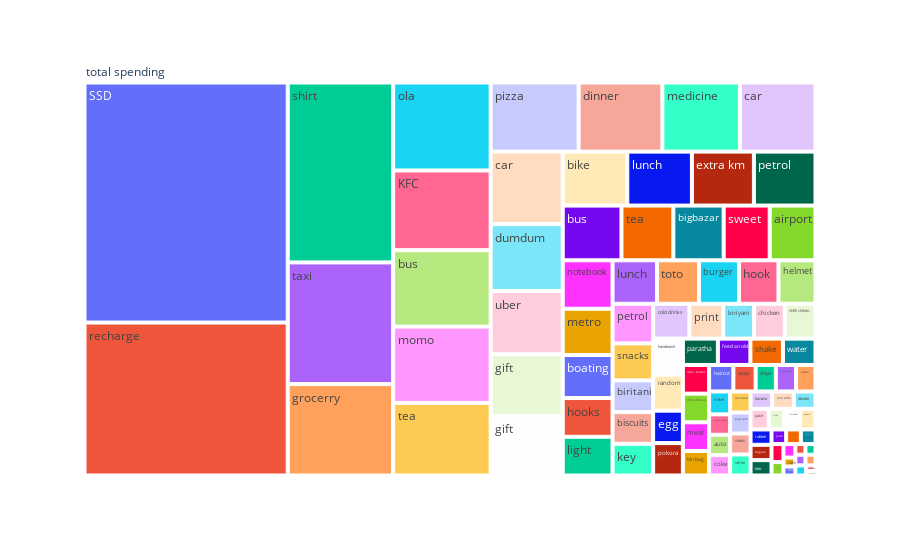

The cell this chart's notebook holds for it:
### Code cell
dummy_df = df.rename(columns = {'price' : 'total spending'})
fig = px.treemap(
    dummy_df, path = [px.Constant('total spending'), 'item_name'], 
    values = 'total spending'
)

fig.show()

### Figure 1 — Plotly figure (JSON) as saved in the notebook; plotly's stock layout.template omitted (floating-point values rounded to 4 significant figures)
{"data": [{"branchvalues": "total", "domain": {"x": [0, 1], "y": [0, 1]}, "hovertemplate": "labels=%{label}<br>total spending=%{value}<br>parent=%{parent}<br>id=%{id}<extra></extra>", "ids": ["total spending/KFC", "total spending/SSD", "total spending/Victoria pass", "total spending/airport", "total spending/auto", "total spending/banana", "total spending/beggar ", "total spending/bigbazar", "total spending/bike ", "total spending/bin bag ", "total spending/biritani", "total spending/biriyani", "total spending/biscuits", "total spending/boating", "total spending/burger ", "total spending/bus", "total spending/bus ", "total spending/cake, biscuit ", "total spending/car", "total spending/car ", "total spending/chicken", "total spending/chilli chicken ", "total spending/chilli chiken ", "total spending/chips", "total spending/chips ", "total spending/coke", "total spending/cold coffe", "total spending/cold drinks", "total spending/corn", "total spending/dhania", "total spending/dinner", "total spending/donate", "total spending/donated", "total spending/dumdum", "total spending/egg", "total spending/extra km ", "total spending/feed an old", "total spending/flat coffe", "total spending/fruity", "total spending/gift", "total spending/gift ", "total spending/grocerry ", "total spending/haircut", "total spending/handwash", "total spending/helmet", "total spending/hook", "total spending/hooks", "total spending/icecream", "total spending/juice", "total spending/juice ", "total spending/key", "total spending/light ", "total spending/lunch", "total spending/lunch ", "total spending/meal", "total spending/medicine ", "total spending/metro", "total spending/momo", "total spending/mtero", "total spending/notebook", "total spending/ola", "total spending/paratha", "total spending/petrol", "total spending/petrol ", "total spending/pizza", "total spending/pokora", "total spending/pokore ", "total spending/pop corn", "total spending/print", "total spending/print out", "total spending/random", "total spending/recharge", "total spending/rubber", "total spending/samosa", "total spending/shake ", "total spending/shirt", "total spending/shooting game", "total spending/singare ", "total spending/slice", "total spending/snacks", "total spending/snacks ", "total spending/snaks ", "total spending/soap ", "total spending/sticky notes ", "total spending/sweet", "total spending/taxi", "total spending/tea", "total spending/tea ", "total spending/thumpsUp", "total spending/tissue ", "total spending/toto", "total spending/toto ", "total spending/train", "total spending/treker", "total spending/uber", "total spending/water ", "total spending/xeorx", "total spending/xerox", "total spending"], "labels": ["KFC", "SSD", "Victoria pass", "airport", "auto", "banana", "beggar ", "bigbazar", "bike ", "bin bag ", "biritani", "biriyani", "biscuits", "boating", "burger ", "bus", "bus ", "cake, biscuit ", "car", "car ", "chicken", "chilli chicken ", "chilli chiken ", "chips", "chips ", "coke", "cold coffe", "cold drinks", "corn", "dhania", "dinner", "donate", "donated", "dumdum", "egg", "extra km ", "feed an old", "flat coffe", "fruity", "gift", "gift ", "grocerry ", "haircut", "handwash", "helmet", "hook", "hooks", "icecream", "juice", "juice ", "key", "light ", "lunch", "lunch ", "meal", "medicine ", "metro", "momo", "mtero", "notebook", "ola", "paratha", "petrol", "petrol ", "pizza", "pokora", "pokore ", "pop corn", "print", "print out", "random", "recharge", "rubber", "samosa", "shake ", "shirt", "shooting game", "singare ", "slice", "snacks", "snacks ", "snaks ", "soap ", "sticky notes ", "sweet", "taxi", "tea", "tea ", "thumpsUp", "tissue ", "toto", "toto ", "train", "treker", "uber", "water ", "xeorx", "xerox", "total spending"], "name": "", "parents": ["total spending", "total spending", "total spending", "total spending", "total spending", "total spending", "total spending", "total spending", "total spending", "total spending", "total spending", "total spending", "total spending", "total spending", "total spending", "total spending", "total spending", "total spending", "total spending", "total spending", "total spending", "total spending", "total spending", "total spending", "total spending", "total spending", "total spending", "total spending", "total spending", "total spending", "total spending", "total spending", "total spending", "total spending", "total spending", "total spending", "total spending", "total spending", "total spending", "total spending", "total spending", "total spending", "total spending", "total spending", "total spending", "total spending", "total spending", "total spending", "total spending", "total spending", "total spending", "total spending", "total spending", "total spending", "total spending", "total spending", "total spending", "total spending", "total spending", "total spending", "total spending", "total spending", "total spending", "total spending", "total spending", "total spending", "total spending", "total spending", "total spending", "total spending", "total spending", "total spending", "total spending", "total spending", "total spending", "total spending", "total spending", "total spending", "total spending", "total spending", "total spending", "total spending", "total spending", "total spending", "total spending", "total spending", "total spending", "total spending", "total spending", "total spending", "total spending", "total spending", "total spending", "total spending", "total spending", "total spending", "total spending", "total spending", ""], "type": "treemap", "values": [725, 4550, 40, 234, 40, 35, 4, 257, 325, 60, 120, 100, 120, 200, 162, 695, 300, 70, 487, 487, 100, 70, 100, 50, 30, 40, 35, 118, 10, 10, 540, 35, 40, 450, 90, 312, 80, 10, 10, 415, 400, 899, 60, 100, 150, 160, 180, 30, 20, 35, 120, 180, 180, 325, 70, 500, 215, 694, 15, 225, 800, 86, 310, 150, 567, 90, 30, 40, 110, 10, 100, 2899, 30, 15, 80, 1769, 20, 30, 10, 140, 10, 40, 55, 50, 235, 1196, 660, 265, 20, 48, 170, 30, 5, 45, 425, 80, 20, 40, 26794]}], "layout": {"legend": {"tracegroupgap": 0}, "margin": {"t": 60}}}
